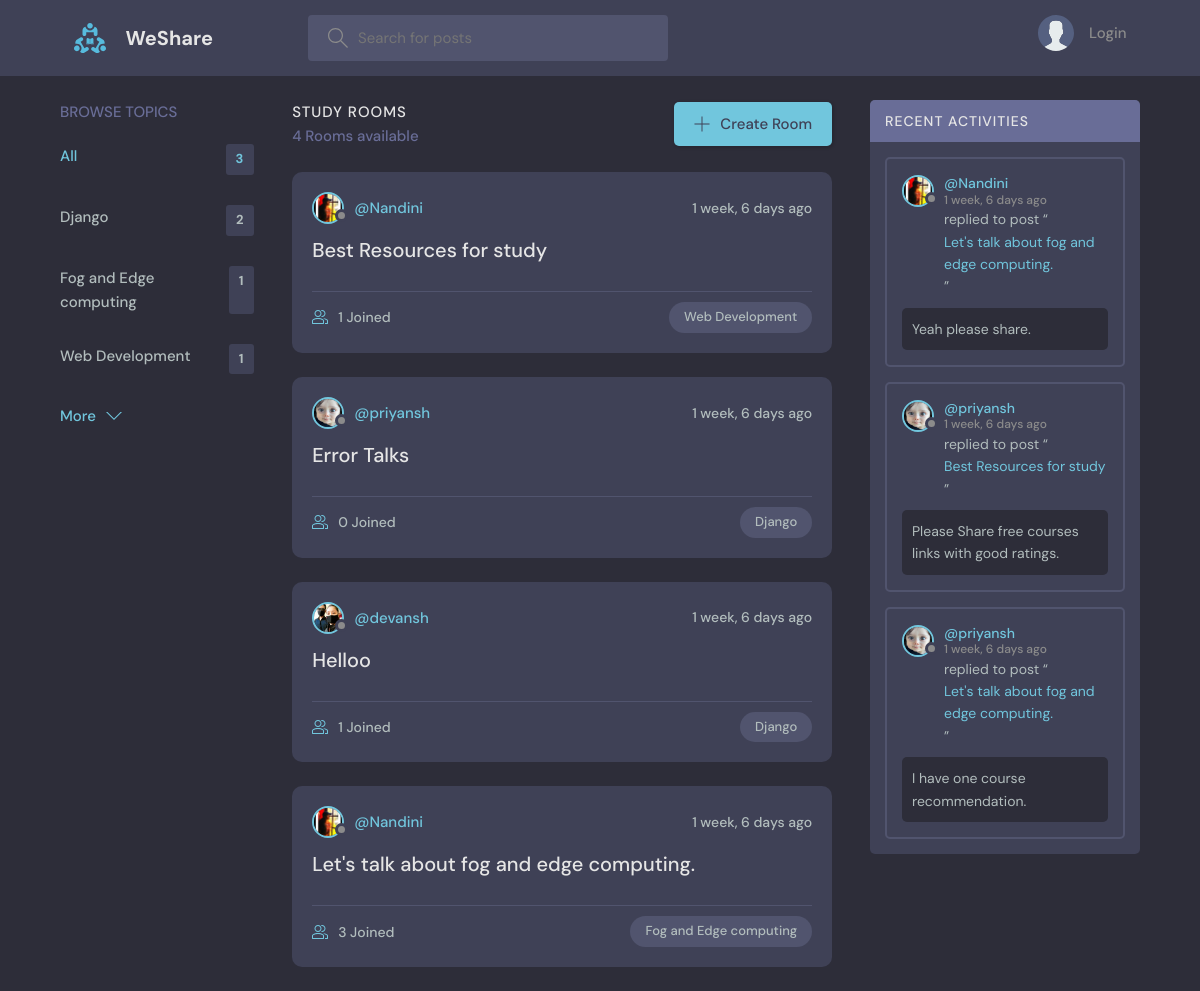
Before: / with the older database file.
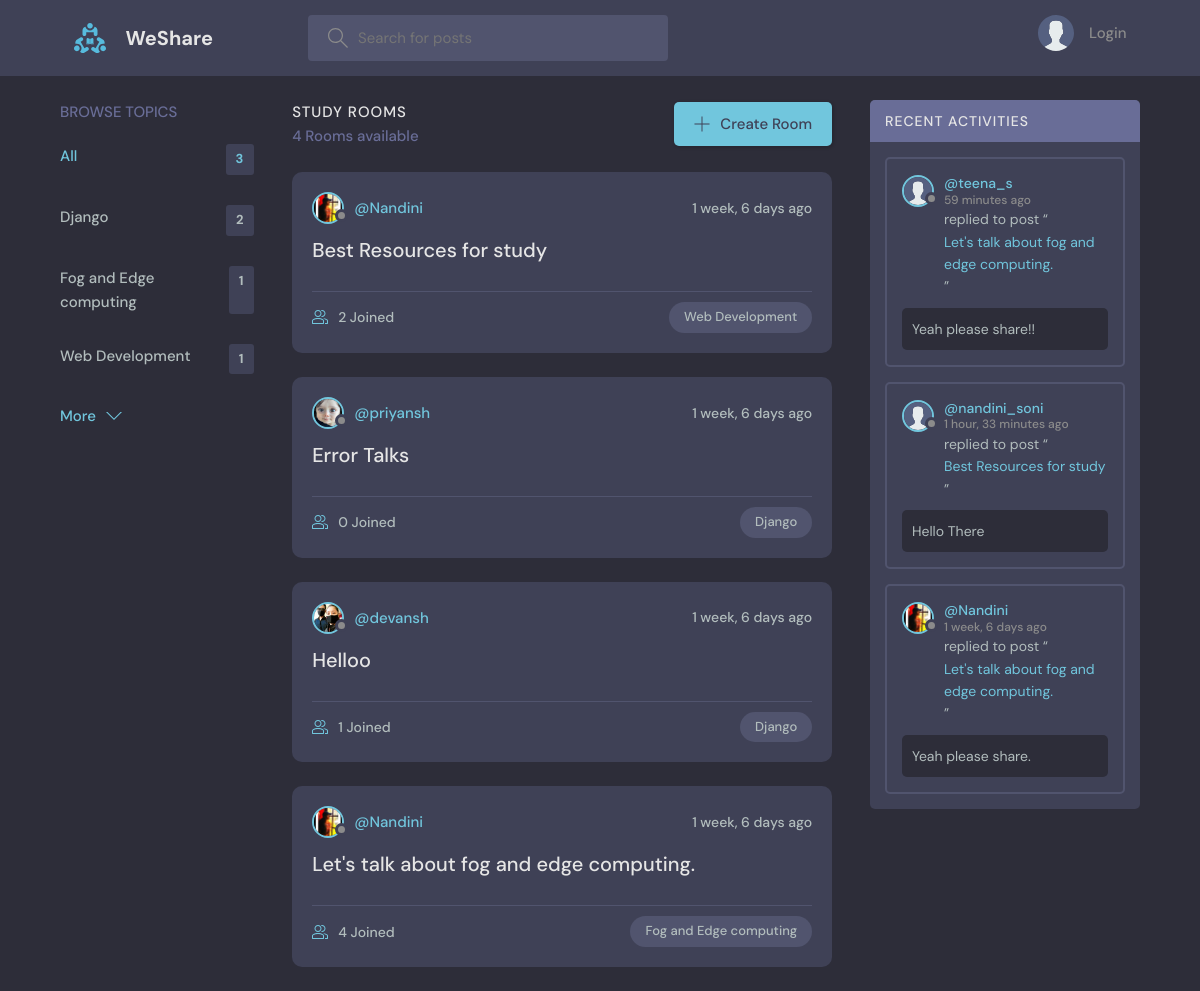
After: the same page with the newer database file.
### base/models.py (models this page shows, shortened)
class Topic(models.Model):
    name = models.CharField(max_length=200)

class Room(models.Model):
    host = models.ForeignKey(User, on_delete=models.SET_NULL, null=True)
    topic = models.ForeignKey(Topic, on_delete=models.SET_NULL, null=True)
    name = models.CharField(max_length=200)
    description = models.TextField(null=True, blank=True)
    participants = models.ManyToManyField(
        User, related_name='participants', blank=True)
    updated = models.DateTimeField(auto_now=True)
    created = models.DateTimeField(auto_now_add=True)
    class Meta:
        ordering = ['-updated', '-created']
    def __str__(self):
        return self.name

class User(AbstractUser):
    name = models.CharField(max_length=200, null=True)
    username = models.CharField(max_length=200,unique=True, null=False)
    email = models.EmailField(unique=True, null=True)
    bio = models.TextField(null=True)
    avatar = models.ImageField(null=True, default="avatar.svg")
    USERNAME_FIELD = 'username'
    REQUIRED_FIELDS = ['name']

class Message(models.Model):
    user = models.ForeignKey(User, on_delete=models.CASCADE)
    room = models.ForeignKey(Room, on_delete=models.CASCADE)
    body = models.TextField()
    updated = models.DateTimeField(auto_now=True)
    created = models.DateTimeField(auto_now_add=True)
    class Meta:
        ordering = ['-updated', '-created']

### base/views.py (the view)
# urls.py: path('', views.home, name="home"),
def home(request):
    q = request.GET.get('q') if request.GET.get('q') != None else ''
    rooms = Room.objects.filter(
        Q(topic__name__icontains=q) |
        Q(name__icontains=q) |
        Q(description__icontains=q)
    )
    topics = Topic.objects.all()[0:5]
    room_count = rooms.count()
    room_messages = Message.objects.filter(
        Q(room__topic__name__icontains=q))[0:3]
    context = {'rooms': rooms, 'topics': topics,
               'room_count': room_count, 'room_messages': room_messages}
    return render(request, 'base/home.html', context)

### base/templates/base/home.html (shortened to what this page needs)
{% extends 'main.html' %}
{% block content %}
<main class="layout layout--3">
  <div class="container">
    {% include 'base/topics_component.html' %}
    <div class="roomList">
      <div class="roomList__header">
        <div>
          <h2>Study Rooms</h2>
          <p>{{room_count}} Rooms available</p>
        </div>
        <a class="btn btn--main" href="{% url 'create-room' %}">
          <svg version="1.1" xmlns="http://www.w3.org/2000/svg" width="32" height="32" viewBox="0 0 32 32">
            <title>add</title>
            <path
              d="M16.943 0.943h-1.885v14.115h-14.115v1.885h14.115v14.115h1.885v-14.115h14.115v-1.885h-14.115v-14.115z">
            </path>
          </svg>
          Create Room
        </a>
      </div>
      {% include 'base/feed_component.html' %}
    </div>
    {% include 'base/activity_component.html' %}
  </div>
</main>
{% endblock %}

### base/templates/base/topics_component.html
<div class="topics">
    <div class="topics__header">
        <h2>Browse Topics</h2>
    </div>
    <ul class="topics__list">
        <li>
            <a href="{% url 'home' %}" class="active">All <span>{{topics.count}}</span></a>
        </li>
        {% for topic in topics %}
        <li>
            <a href="{% url 'home' %}?q={{topic.name}}">{{topic.name}}<span>{{topic.room_set.all.count}}</span></a>
        </li>
        {% endfor %}
    </ul>
    <a class="btn btn--link" href="{% url 'topics' %}">
        More
        <svg version="1.1" xmlns="http://www.w3.org/2000/svg" width="32" height="32" viewBox="0 0 32 32">
            <title>chevron-down</title>
            <path d="M16 21l-13-13h-3l16 16 16-16h-3l-13 13z"></path>
        </svg>
    </a>
</div>

### base/templates/base/feed_component.html (shortened to what this page needs)
{% for room in rooms %}
<div class="roomListRoom">
    <div class="roomListRoom__header">
        <a href="{% url 'user-profile' room.host.id %}" class="roomListRoom__author">
            <div class="avatar avatar--small">
                <img src="{{room.host.avatar.url}}" />
            </div>
            <span>@{{room.host.username}}</span>
        </a>
        <div class="roomListRoom__actions">
            <span>{{room.created|timesince}} ago</span>
        </div>
    </div>
    <div class="roomListRoom__content">
        <a href="{% url 'room' room.id %}">{{room.name}}</a>
    </div>
    <div class="roomListRoom__meta">
        <a href="{% url 'room' room.id %}" class="roomListRoom__joined">
            {{room.participants.all.count}} Joined
        </a>
        <p class="roomListRoom__topic">{{room.topic.name}}</p>
    </div>
</div>
{% endfor %}

### base/templates/base/activity_component.html (shortened to what this page needs)
<div class="activities">
    <div class="activities__header">
        <h2>Recent Activities</h2>
    </div>
    {% for message in room_messages %}
    <div class="activities__box">
        <div class="activities__boxHeader roomListRoom__header">
            <a href="{% url 'user-profile' message.user.id %}" class="roomListRoom__author">
                <div class="avatar avatar--small">
                    <img src="{{message.user.avatar.url}}" />
                </div>
                <p>
                    @{{message.user.username}}
                    <span>{{message.created|timesince}} ago</span>
                </p>
            </a>
        </div>
        <div class="activities__boxContent">
            <p>replied to post “<a href="{% url 'room' message.room.id %}">{{message.room}}</a>”</p>
            <div class="activities__boxRoomContent">{{message.body}}</div>
        </div>
    </div>
    {% endfor %}
</div>

Changed rows visible on the page:
no longer on this page (row unchanged): Message: user.avatar (picture), user.username "priyansh", created "1 week, 6 days", room "Best Resources for study", body "Please Share free courses links with good ratings."
no longer on this page (row unchanged): Message: user.avatar (picture), user.username "priyansh", created "1 week, 6 days", room "Let's talk about fog and edge computing.", body "I have one course recommendation."
computed for Room "Best Resources for study": participants.all.count "1" → "2"
computed for Room "Let's talk about fog and edge computing.": participants.all.count "3" → "4"
added Message: user.avatar (placeholder picture), user.username "teena_s", created "59 minutes", room "Let's talk about fog and edge computing.", body "Yeah please share!!"
added Message: user.avatar (placeholder picture), user.username "nandini_soni", created "1 hour, 33 minutes", room "Best Resources for study", body "Hello There"
